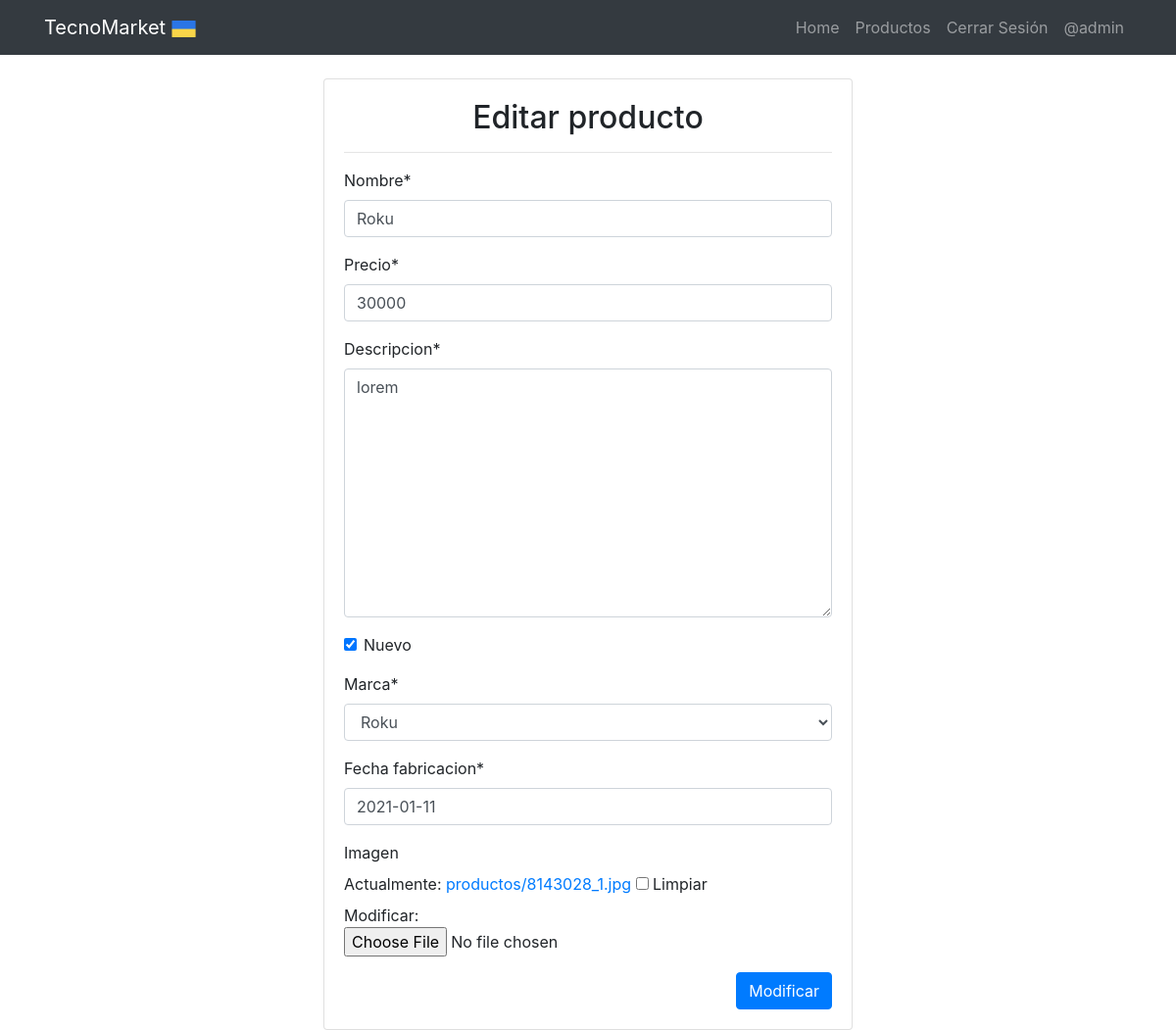
Before: /modificar/27/ (signed in) with the older database file.
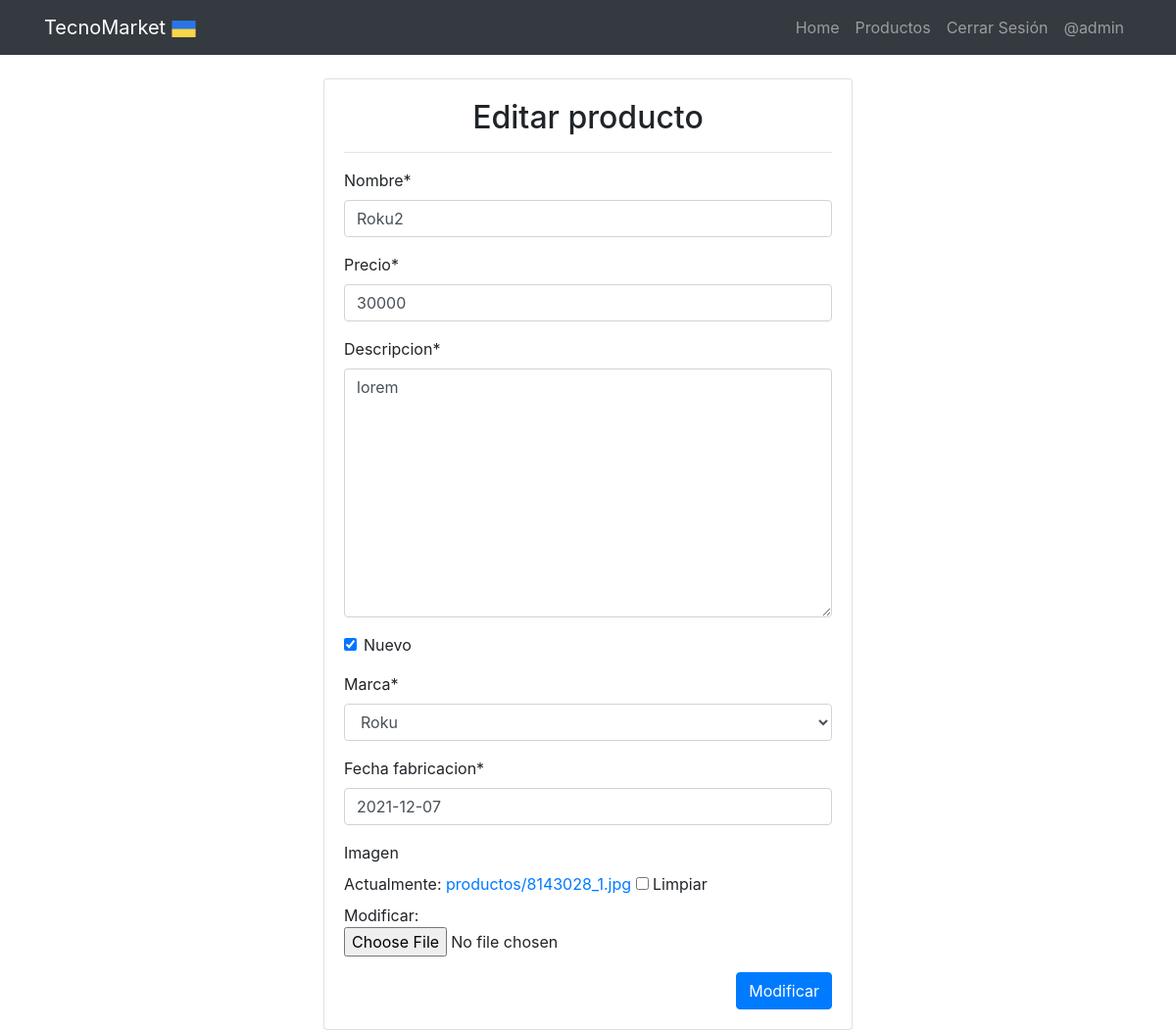
After: the same page with the newer database file.
### app/models.py (models this page shows, shortened)
class Producto(models.Model):
    nombre = models.CharField(max_length=200)
    precio = models.IntegerField()
    descripcion = models.TextField()
    nuevo = models.BooleanField()
    marca = models.ForeignKey(Marca, on_delete=models.PROTECT)
    fecha_fabricacion = models.DateField()
    imagen = models.ImageField(upload_to="productos", null=True)

class Marca(models.Model):
    nombre = models.CharField(max_length=200)
    def __str__(self): return self.nombre

### app/views.py (the view, shortened to what this page needs)
# urls.py: path('modificar/<id>/', modificar, name="modificar"),
@permission_required('app.change_producto')
def modificar(request, id):
    producto = get_object_or_404(Producto, id=id)
    data = {
        'form': ProductoForm(instance=producto)
    }
    return render(request, 'app/producto/modificar.html', data)

### app/forms.py (shortened to what this page needs)
class ProductoForm(forms.ModelForm):
    imagen = forms.ImageField(required=False, validators=[MaxSizeFileValidator(max_file_size=2)])
    nombre = forms.CharField(min_length=3, max_length=50)
    precio = forms.IntegerField(min_value=1, max_value=1500000)
    fecha_fabricacion = forms.DateField(widget=DateInput())
    class Meta:
        model = Producto
        fields = '__all__'
        widgets= {
            "fecha_fabricacion": forms.SelectDateWidget()
        }

### app/templates/app/producto/modificar.html (shortened to what this page needs)
{% extends 'app/navbar.html' %}
{% block contenido %}
{% load crispy_forms_tags %}
<br>
<div class="container">
    <div class="row">
        <div class="col-12 col-md-6 offset-md-3">
            <div class="card">
                <div class="card-body">
                    <h2 class="text-center">Editar producto</h2>
                    <hr>
                    <form action="" method="POST" enctype="multipart/form-data">
                        {{ form | crispy }}
                        <div class="d-flex justify-content-end">
                            <input type="submit" value="Modificar" class="btn btn-primary">
                        </div>
                    </form>
                </div>
            </div>
        </div>
    </div>
</div>
{% endblock %}

Changed rows visible on the page:
changed Producto "lorem": nombre "Roku" → "Roku2"; fecha_fabricacion "2021-01-11" → "2021-12-07"
